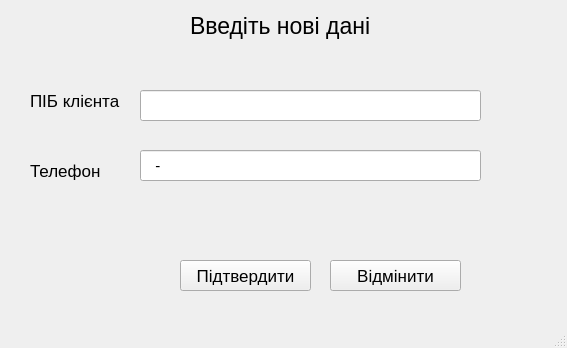
<?xml version="1.0" encoding="UTF-8"?>
<ui version="4.0">
 <class>MainWindow</class>
 <widget class="QMainWindow" name="MainWindow">
  <property name="geometry">
   <rect>
    <x>0</x>
    <y>0</y>
    <width>567</width>
    <height>348</height>
   </rect>
  </property>
  <property name="windowTitle">
   <string>MainWindow</string>
  </property>
  <widget class="QWidget" name="centralwidget">
   <widget class="QLabel" name="label">
    <property name="geometry">
     <rect>
      <x>190</x>
      <y>10</y>
      <width>221</width>
      <height>31</height>
     </rect>
    </property>
    <property name="font">
     <font>
      <pointsize>17</pointsize>
     </font>
    </property>
    <property name="text">
     <string>Введіть нові дані</string>
    </property>
   </widget>
   <widget class="QLabel" name="label_2">
    <property name="geometry">
     <rect>
      <x>30</x>
      <y>70</y>
      <width>101</width>
      <height>61</height>
     </rect>
    </property>
    <property name="font">
     <font>
      <pointsize>13</pointsize>
     </font>
    </property>
    <property name="text">
     <string>ПІБ клієнта</string>
    </property>
   </widget>
   <widget class="QLabel" name="label_3">
    <property name="geometry">
     <rect>
      <x>30</x>
      <y>140</y>
      <width>101</width>
      <height>61</height>
     </rect>
    </property>
    <property name="font">
     <font>
      <pointsize>13</pointsize>
     </font>
    </property>
    <property name="text">
     <string>Телефон</string>
    </property>
   </widget>
   <widget class="QLineEdit" name="name_field">
    <property name="geometry">
     <rect>
      <x>140</x>
      <y>90</y>
      <width>341</width>
      <height>31</height>
     </rect>
    </property>
    <property name="font">
     <font>
      <pointsize>11</pointsize>
     </font>
    </property>
   </widget>
   <widget class="QLineEdit" name="phone_field">
    <property name="geometry">
     <rect>
      <x>140</x>
      <y>150</y>
      <width>341</width>
      <height>31</height>
     </rect>
    </property>
    <property name="font">
     <font>
      <pointsize>11</pointsize>
     </font>
    </property>
    <property name="inputMask">
     <string>999-999</string>
    </property>
   </widget>
   <widget class="QPushButton" name="submit_button">
    <property name="geometry">
     <rect>
      <x>180</x>
      <y>260</y>
      <width>131</width>
      <height>31</height>
     </rect>
    </property>
    <property name="font">
     <font>
      <pointsize>13</pointsize>
     </font>
    </property>
    <property name="text">
     <string>Підтвердити</string>
    </property>
   </widget>
   <widget class="QPushButton" name="cancel_button">
    <property name="geometry">
     <rect>
      <x>330</x>
      <y>260</y>
      <width>131</width>
      <height>31</height>
     </rect>
    </property>
    <property name="font">
     <font>
      <pointsize>13</pointsize>
     </font>
    </property>
    <property name="text">
     <string>Відмінити</string>
    </property>
   </widget>
  </widget>
  <widget class="QStatusBar" name="statusbar"/>
 </widget>
 <resources/>
 <connections/>
</ui>
